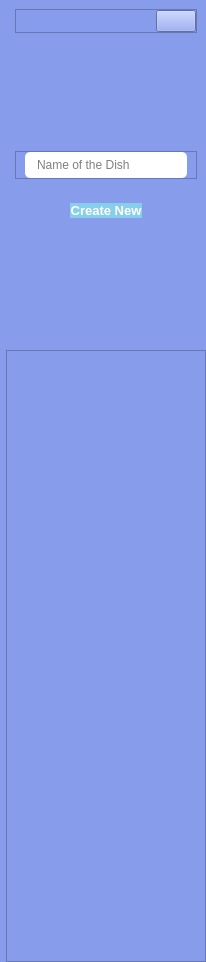
     <widget class="QCustomSlideMenu" name="addDishesMenu" native="true">
      <property name="minimumSize">
       <size>
        <width>0</width>
        <height>658</height>
       </size>
      </property>
      <property name="maximumSize">
       <size>
        <width>0</width>
        <height>16777215</height>
       </size>
      </property>
      <property name="styleSheet">
       <string notr="true">background-color: #879CEB;</string>
      </property>
      <layout class="QVBoxLayout" name="verticalLayout_49">
       <property name="spacing">
        <number>0</number>
       </property>
       <property name="leftMargin">
        <number>6</number>
       </property>
       <property name="topMargin">
        <number>0</number>
       </property>
       <property name="rightMargin">
        <number>0</number>
       </property>
       <property name="bottomMargin">
        <number>0</number>
       </property>
       <item>
        <widget class="QWidget" name="widget_9" native="true">
         <property name="minimumSize">
          <size>
           <width>200</width>
           <height>350</height>
          </size>
         </property>
         <property name="styleSheet">
          <string notr="true">background-color: #879CEB;</string>
         </property>
         <layout class="QVBoxLayout" name="verticalLayout_50">
          <property name="spacing">
           <number>24</number>
          </property>
          <property name="bottomMargin">
           <number>0</number>
          </property>
          <item>
           <widget class="QFrame" name="frame_37">
            <property name="sizePolicy">
             <sizepolicy hsizetype="Preferred" vsizetype="Fixed">
              <horstretch>0</horstretch>
              <verstretch>0</verstretch>
             </sizepolicy>
            </property>
            <property name="styleSheet">
             <string notr="true">background-color: #879CEB;</string>
            </property>
            <property name="frameShape">
             <enum>QFrame::StyledPanel</enum>
            </property>
            <property name="frameShadow">
             <enum>QFrame::Raised</enum>
            </property>
            <layout class="QHBoxLayout" name="horizontalLayout_56">
             <property name="spacing">
              <number>0</number>
             </property>
             <property name="leftMargin">
              <number>0</number>
             </property>
             <property name="topMargin">
              <number>0</number>
             </property>
             <property name="rightMargin">
              <number>0</number>
             </property>
             <property name="bottomMargin">
              <number>0</number>
             </property>
             <item alignment="Qt::AlignRight">
              <widget class="QPushButton" name="closeAddDishes">
               <property name="text">
                <string/>
               </property>
               <property name="icon">
                <iconset>
                 <normaloff>../SSIS v@/Resource/closeIcon.png</normaloff>../SSIS v@/Resource/closeIcon.png</iconset>
               </property>
               <property name="iconSize">
                <size>
                 <width>24</width>
                 <height>24</height>
                </size>
               </property>
              </widget>
             </item>
            </layout>
           </widget>
          </item>
          <item alignment="Qt::AlignHCenter">
           <widget class="QLabel" name="label_19">
            <property name="minimumSize">
             <size>
              <width>70</width>
              <height>70</height>
             </size>
            </property>
            <property name="maximumSize">
             <size>
              <width>70</width>
              <height>70</height>
             </size>
            </property>
            <property name="text">
             <string/>
            </property>
            <property name="pixmap">
             <pixmap>resource/dishes.png</pixmap>
            </property>
            <property name="scaledContents">
             <bool>true</bool>
            </property>
           </widget>
          </item>
          <item>
           <widget class="QFrame" name="frame_44">
            <property name="frameShape">
             <enum>QFrame::StyledPanel</enum>
            </property>
            <property name="frameShadow">
             <enum>QFrame::Raised</enum>
            </property>
            <layout class="QVBoxLayout" name="verticalLayout_57">
             <property name="spacing">
              <number>0</number>
             </property>
             <property name="topMargin">
              <number>0</number>
             </property>
             <property name="bottomMargin">
              <number>0</number>
             </property>
             <item>
              <widget class="QLineEdit" name="dishesName">
               <property name="font">
                <font>
                 <kerning>false</kerning>
                </font>
               </property>
               <property name="mouseTracking">
                <bool>true</bool>
               </property>
               <property name="styleSheet">
                <string notr="true">QLineEdit {
	background-color: #FFFFFF;
	padding: 5px 10px;
	border-radius: 5px;
}</string>
               </property>
               <property name="text">
                <string/>
               </property>
               <property name="frame">
                <bool>true</bool>
               </property>
               <property name="placeholderText">
                <string>Name of the Dish</string>
               </property>
              </widget>
             </item>
            </layout>
           </widget>
          </item>
          <item alignment="Qt::AlignHCenter">
           <widget class="QPushButton" name="addDishes">
            <property name="font">
             <font>
              <pointsize>10</pointsize>
              <bold>true</bold>
              <strikeout>false</strikeout>
             </font>
            </property>
            <property name="cursor">
             <cursorShape>PointingHandCursor</cursorShape>
            </property>
            <property name="styleSheet">
             <string notr="true">	color: #FFFFFF;
	background-color: #87CEEB;
	border-radius: 10px
</string>
            </property>
            <property name="text">
             <string>Create New</string>
            </property>
           </widget>
          </item>
          <item>
           <spacer name="verticalSpacer_16">
            <property name="orientation">
             <enum>Qt::Vertical</enum>
            </property>
            <property name="sizeHint" stdset="0">
             <size>
              <width>20</width>
              <height>40</height>
             </size>
            </property>
           </spacer>
          </item>
         </layout>
        </widget>
       </item>
       <item>
        <widget class="QFrame" name="frame_45">
         <property name="styleSheet">
          <string notr="true">background-color: #879CEB;</string>
         </property>
         <property name="frameShape">
          <enum>QFrame::StyledPanel</enum>
         </property>
         <property name="frameShadow">
          <enum>QFrame::Raised</enum>
         </property>
         <layout class="QVBoxLayout" name="verticalLayout_58">
          <property name="spacing">
           <number>0</number>
          </property>
          <property name="leftMargin">
           <number>0</number>
          </property>
          <property name="topMargin">
           <number>0</number>
          </property>
          <property name="rightMargin">
           <number>0</number>
          </property>
          <property name="bottomMargin">
           <number>0</number>
          </property>
          <item>
           <spacer name="verticalSpacer_5">
            <property name="orientation">
             <enum>Qt::Vertical</enum>
            </property>
            <property name="sizeHint" stdset="0">
             <size>
              <width>20</width>
              <height>305</height>
             </size>
            </property>
           </spacer>
          </item>
          <item>
           <spacer name="verticalSpacer_6">
            <property name="orientation">
             <enum>Qt::Vertical</enum>
            </property>
            <property name="sizeHint" stdset="0">
             <size>
              <width>20</width>
              <height>305</height>
             </size>
            </property>
           </spacer>
          </item>
         </layout>
        </widget>
       </item>
      </layout>
     </widget>
